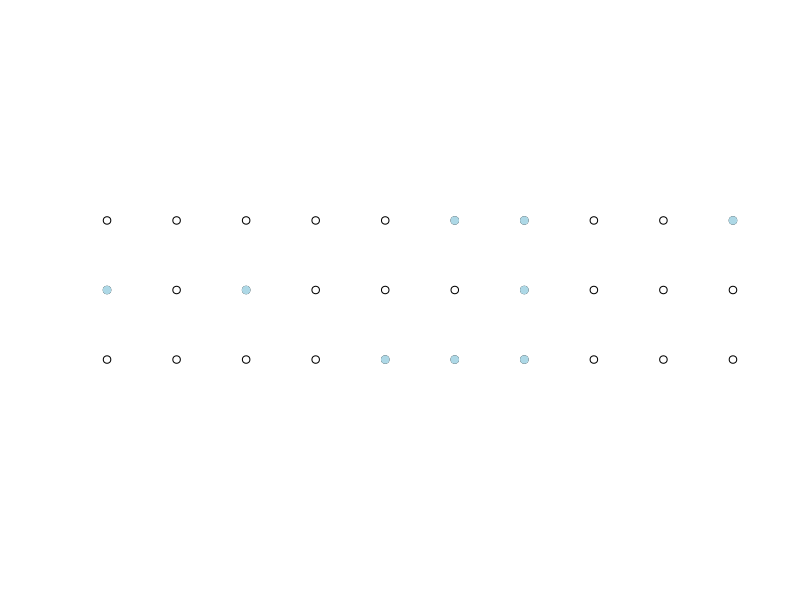

Write the R code that produced this figure. (Note: this script raises an error after producing the figure.)
## ---- chunk 1

norain <- cbind(rep(1:10,3), rep(1:3, each=10))  # start with a 10 x 3 grid of points
rainworlds <- norain[sample(1:nrow(norain), 9),]  # choose (sample) nine at random, using the sample() function in R
plot(norain, xlab="", ylab="", ylim = c(1,3), axes = FALSE, asp = 1) # plot the points
points(rainworlds, pch=19, col="lightblue") # color in the nine
## ---- chunk 2
include_graphics("images/YYHLTLScreenshot1.png")
## ---- chunk 3
bins <- c("0 to 9", "10 to 19", "20 to 29", "30 to 39", "40 to 49", "50 or more")
counts <- c(1,1,3,3,13,72)
kable(data.frame(bin=bins, counts=counts), booktabs=TRUE) %>%  kable_styling(bootstrap_options = "striped", full_width = F)


## ---- chunk 4

lifetableNCHS <- read.csv("data/lifetable.csv")
lifetableMale <- read.csv("data/lifetable-male-2010.csv")
lifetableFemale <- read.csv("data/lifetable-female-2010.csv")
barplot((lifetableFemale$dx+ lifetableMale$dx)/2)
